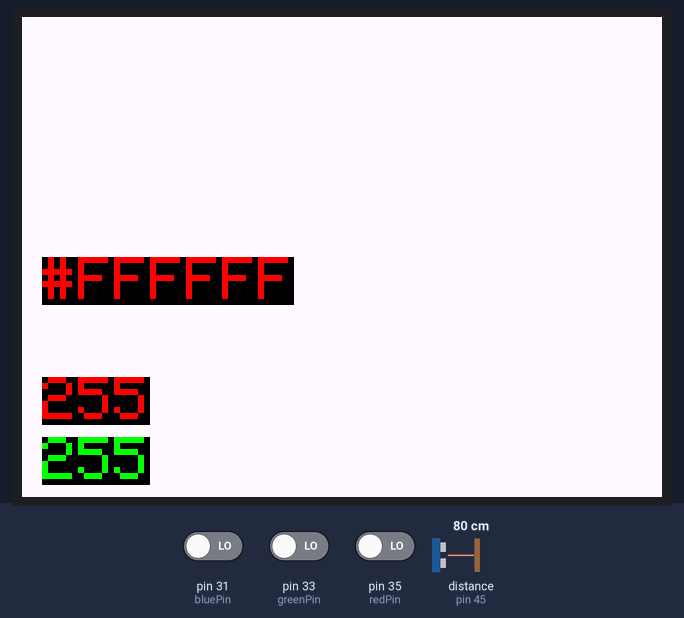
Simulated run of this sketch. Board: Arduino Mega 2560, built with avr-gcc and run on an emulated ATmega2560. Parts: 320×240 colour display. The inputs (shaded band) are chosen by the test bench; at power-on: pin 31 (bluePin) LOW, distance to the obstacle (sensor on pin 45) 80 cm, pin 33 (greenPin) LOW, pin 35 (redPin) LOW. The echo pulse lasts 58.3 µs per cm; what the sketch prints to the serial monitor is not drawn.

Above: at 1.4 s.
1.5 s: pin 31 (bluePin) driven HIGH
At 3.1 s:
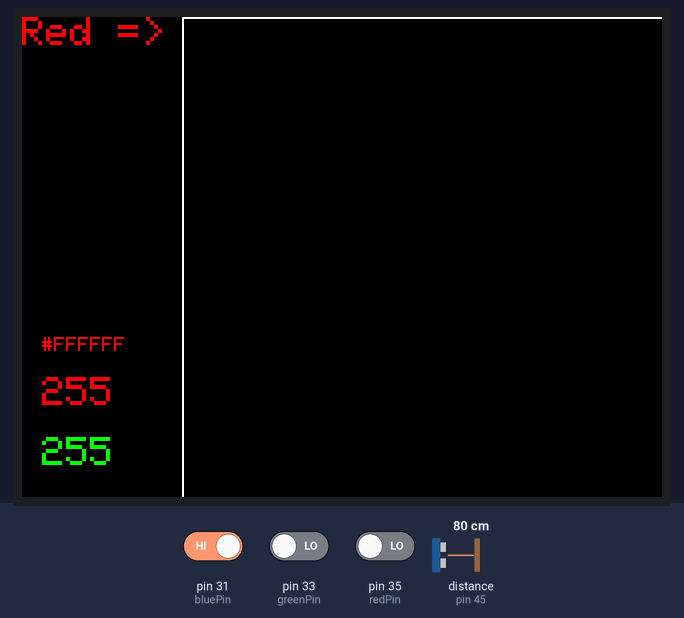
3.6 s: distance to the obstacle (sensor on pin 45) set to 2 cm
5.2 s: pin 33 (greenPin) driven HIGH
At 6.3 s:
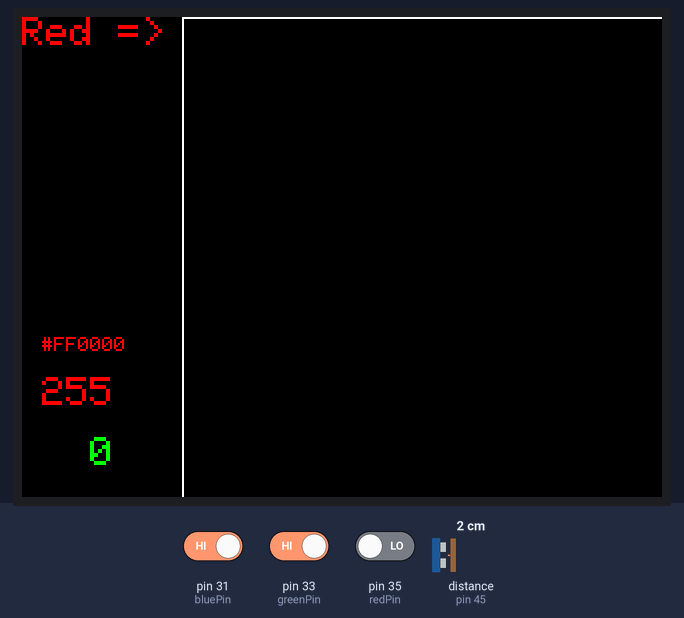
6.7 s: distance to the obstacle (sensor on pin 45) set to 18 cm
At 7.4 s:
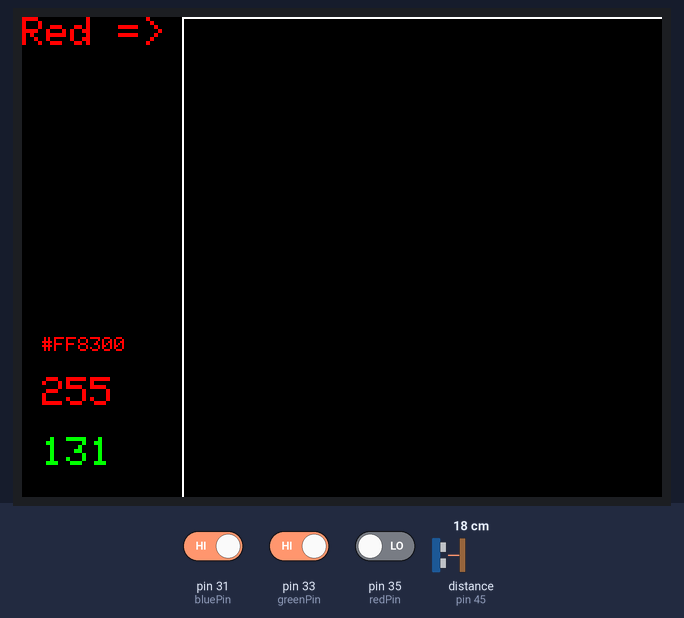
8.2 s: pin 35 (redPin) driven HIGH
At 8.8 s:
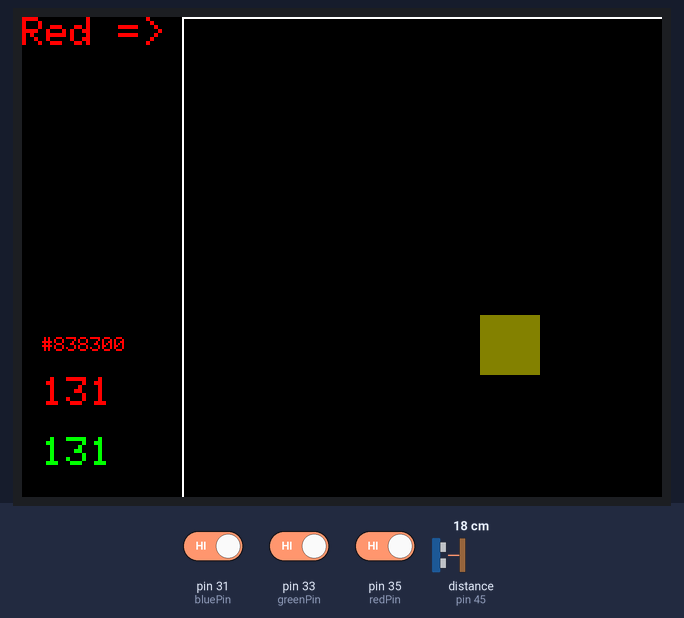
9.8 s: distance to the obstacle (sensor on pin 45) set to 4 cm
At 10.5 s:
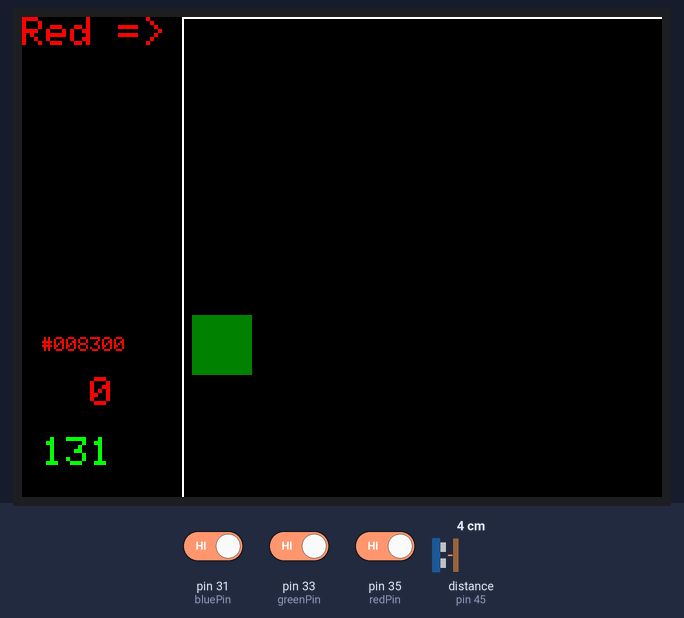
Timing chart, 0 to 12.3 s (numbered marks = the images above; inputs shaded):
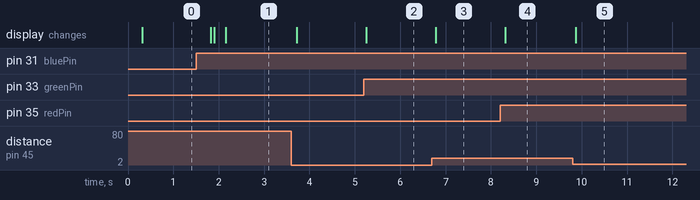

The sketch:

colour-theremin.ino
```cpp
// Colour Theremin
// Code for Arduino, using a 3.5" TFT and ultrasonic distance sensor
// by Donovan Aikman

// NOTES:
// This requires:
//     - Adafruit GFX library for graphics
//     - MCUFRIEND_kbv library for the screen
//     - SPI library to talk to the distance sensor
// These are all available in the standard Arduino IDE Library Manager
//
// You will need to update the default GFX library to the following values:
// #define TFTWIDTH   320
// #define TFTHEIGHT  480
// As the library was originally intended for a smaller Adafruit screen.

// About colour:
// Colour accuracy is only suggestive here as this is a prototype.
// The TFT's 16-bit colour is actually 5-6-5 bits for r, g, and b; but here we ignore g's extra bit for simplicity.
// Effectively, that's only 0-31 as values to cover 0-255 in RGB, so you could multiply by 8 for 32 steps.
// However, 31 * 8 = 248 so we are missing those extra 7 steps to 255.
// The RGBsmooth function smooths values out over the 31 steps, so that the prototype appears smoother than it is.

//////////////////////////////////////////////////////////////////////////
// Distance sensor details
#define TRIGGER 44
#define ECHO 45

//////////////////////////////////////////////////////////////////////////
//TFT required definitions to use MCUFRIEND_kbv and Adafruit GFX libraries
#define LCD_CS A3
#define LCD_CD A2
#define LCD_WR A1
#define LCD_RD A0
#define LCD_RESET A4

#include <SPI.h>
#include "Adafruit_GFX.h"
#include <MCUFRIEND_kbv.h>
MCUFRIEND_kbv tft;

// Colour codes
#define	BLACK   0x0000
#define WHITE   0xFFFF
#define	BLUE    0x001F
#define	RED     0xF800
#define	GREEN   0x07E0


//////////////////////////////////////////////////////////////////////////
// Global variables

const int refresh_rate = 250;
const int redPin       = 35;
const int greenPin     = 33;
const int bluePin      = 31;
const int dist_floor   = 200;
const int dist_scale   = 50;
int redBtnState        = 0;
int greenBtnState      = 0;
int blueBtnState       = 0;
int red, green, blue;
int r0, g0, b0;
word rgb;
char to_str[7];

//////////////////////////////////////////////////////////////////////////
// helper functions
//////////////////////////////////////////////////////////////////////////
// This is just handy for lining up our RGB values.
char* int_to_str(int16_t i) {
  sprintf(to_str, "%3d", i);
  return to_str;
}

// Used during setup for initial values.
// It is kept separate for the future addition of a colour reset button that could also call this.
void resetRGB(void) {
  red   = 31;
  green = 31;
  blue  = 31;
  r0    = red;
  g0    = green;
  b0    = blue;
  rgb   = RGBtoHEX(red, green, blue);
}

// Converts our 0-31 colour scale in the TFT's 5-6-5 bit colour format:
//                rrrrr0gggggbbbbb
// See note at the top about colour. More info on GFX colour format here:
// https://learn.adafruit.com/adafruit-gfx-graphics-library/coordinate-system-and-units
word RGBtoHEX(word r, word g, word b) {
  word rgbhex = ( (r << 11) | (g << 6) | b );
  return  rgbhex;
}

// This is a fix to prevent Arduino from printing hex values less than 16 without the leading zero.
// It assumes you have set up everything to print elsewhere.
void HEXPrint(int value){
  if (value < 16) tft.print("0");
  tft.print(value, HEX);
}

// This smooths that colour out over the 31 steps so that the prototype appears smoother than it is.
// See colour note at the top.
int RGBsmooth(int value){
  return (value * 8) + round(value * 7 / 31);
}

// These are the static elements of the UI we draw only once as the TFT frame buffer is slow.
void drawUI(void){
  tft.setRotation(1);
  tft.fillScreen(BLACK);
  tft.drawRect(80, 0, 320, 320, WHITE);
  tft.setCursor(0, 0);
  tft.setTextSize(2);
  tft.setTextColor(RED);
  tft.print("Red =>");
  tft.setRotation(2);
  tft.setCursor(30, 410);
  tft.setTextColor(GREEN);
  tft.print("Green =>");
  tft.setRotation(0);
  tft.setCursor(110, 440);
  tft.setTextColor(BLUE);
  tft.print("(Blue <>)");
  tft.setRotation(1);

}

//////////////////////////////////////////////////////////////////////////
//Application processes
//////////////////////////////////////////////////////////////////////////

// Erases the previous square, draws the new one, and updates the numbers.
// The TFT only accepts a small bandwidth of drawing changes to screen values or it struggles to keep up.
void drawTFT(void){
  // Draw our square for r & g axis. Add a ^ v character for travel in the b axis.
  tft.fillRect((r0 * 9 + 85 ), (g0 * 9 + 5), 30, 30, BLACK);
  tft.fillRect((red * 9 + 85 ), (green * 9 + 5), 30, 30, rgb);
  if (blue > b0) {
    tft.drawChar((red * 9 + 100 ), (green * 9 + 5), 0x1E, ~rgb, rgb, 2);
  }
  if (blue < b0){
    tft.drawChar((red * 9 + 100 ), (green * 9 + 5), 0x1F, ~rgb, rgb, 2);
  }

  // Write out our values.
  tft.setTextSize(1);
  tft.setCursor(10,160);
  tft.setTextColor(RED, BLACK);
  tft.print("#"); HEXPrint(RGBsmooth(red)); HEXPrint(RGBsmooth(green)); HEXPrint(RGBsmooth(blue));
  tft.setTextSize(2);
  tft.setCursor(10,180);
  tft.setTextColor(RED, BLACK);
  tft.print(int_to_str(RGBsmooth(red)));
  tft.setCursor(10,210);
  tft.setTextColor(GREEN, BLACK);
  tft.print(int_to_str(RGBsmooth(green)));
  tft.setCursor(10,240);
  tft.setTextColor(BLUE, BLACK);
  tft.print(int_to_str(RGBsmooth(blue)));
}

// Draws a static colour chip and displays its numbers.
// This will loop until released by a button press.
void paintChipMode(void){
  tft.fillScreen(rgb);

  tft.setTextSize(3);
  tft.setCursor(10,120);
  tft.setTextColor(RED, BLACK);
  tft.print("#"); HEXPrint(RGBsmooth(red)); HEXPrint(RGBsmooth(green)); HEXPrint(RGBsmooth(blue));
  tft.setTextSize(3);
  tft.setCursor(10,180);
  tft.setTextColor(RED, BLACK);
  tft.print(int_to_str(RGBsmooth(red)));
  tft.setCursor(10,210);
  tft.setTextColor(GREEN, BLACK);
  tft.print(int_to_str(RGBsmooth(green)));
  tft.setCursor(10,240);
  tft.setTextColor(BLUE, BLACK);
  tft.print(int_to_str(RGBsmooth(blue)));

  // Wait for a button to be pressed so we can return to the main loop.
  while (redBtnState != HIGH && blueBtnState != HIGH && greenBtnState != HIGH){
    redBtnState   = digitalRead(redPin);
    blueBtnState  = digitalRead(bluePin);
    greenBtnState = digitalRead(greenPin);
    delay(refresh_rate);
  }

  // Reset the screen to the colour select interface.
  drawUI();
}

// This gets the distance values and applies them sensibly to the colour requested by loop();
// Distance floor and scaling can be adjusted in the constants as desired if you need more or less room to hand wave.
// Floor represents the minimum distance to get above 0 and to discourage touch the sensor.
// Scale represents how squished the accepted range will be.
void colourSelectMode(int changingColour){
  // First, store previous colour values for erasing later.
  r0 = red;
  g0 = green;
  b0 = blue;

  // Get our distance value for colour.
  long distance, duration;
  digitalWrite(TRIGGER, HIGH);
  delayMicroseconds(10);
  digitalWrite(TRIGGER, LOW);
  duration = pulseIn(ECHO,HIGH);
  distance = (duration - dist_floor) / dist_scale;

  // This cleans up or discards outside values, as we don't want to go outside 0-31.
  // Extreme values (>100) can occur if a hand is too close, so just discard and return without change.
  if (distance > 100){
    return;
  } else if (distance < 0) {
    distance = 0;
  } else if (distance > 31) {
    distance = 31;
  }

  // Assign distance value to colour as requested.
  if (changingColour == 1) {
    red   = distance;
  } else if (changingColour == 2){
    green = distance;
  } else {
    blue  = distance;
  }

  // convert it to TFT's colour scale
  rgb = RGBtoHEX(red, green, blue);

  // go draw the dynamic elements of the TFT
  drawTFT();
}

//////////////////////////////////////////////////////////////////////////
//Arduino main functions
//////////////////////////////////////////////////////////////////////////

void setup(void) {
  // Serial setup.
  Serial.begin(9600);
  if (!Serial) delay(5000);
  Serial.println("Color Plate setup started.");

  // distance sensor setup
  pinMode(ECHO, INPUT);
  pinMode(TRIGGER, OUTPUT);
  digitalWrite(TRIGGER, LOW);

  // TFT setup.
  uint16_t ID = tft.readID();
  if (ID == 0xD3D3) ID = 0x9481;
  tft.begin(ID);
  drawUI();

  // Button setup.
  pinMode(redPin, INPUT);
  pinMode(bluePin, INPUT);
  pinMode(greenPin, INPUT);

  // General setup.
  resetRGB();
  drawTFT();
  Serial.println("Color Plate setup complete.");
}

void loop(void) {
  // Go looking for button presses to know what colour to calibrate on
  // or lock into the paint chip mode.
  redBtnState   = digitalRead(redPin);
  blueBtnState  = digitalRead(bluePin);
  greenBtnState = digitalRead(greenPin);
  if (redBtnState == HIGH){
    colourSelectMode(1);
  } else if (greenBtnState == HIGH) {
    colourSelectMode(2);
  } else if (blueBtnState == HIGH) {
    colourSelectMode(3);
  } else {
    paintChipMode();
  }

  // Wait.
  delay(refresh_rate);
}    
```

Measured:
- after the input at 1.5 s, the display: first changes after 0.32 s (image 1 shows a later state)
- after the input at 5.2 s, the display: changes after 0.05 s (image 2)
- after the input at 6.7 s, the display: changes after 0.08 s (image 3)
- after the input at 8.2 s, the display: changes after 0.12 s (image 4)
- after the input at 9.8 s, the display: changes after 0.07 s (image 5)
